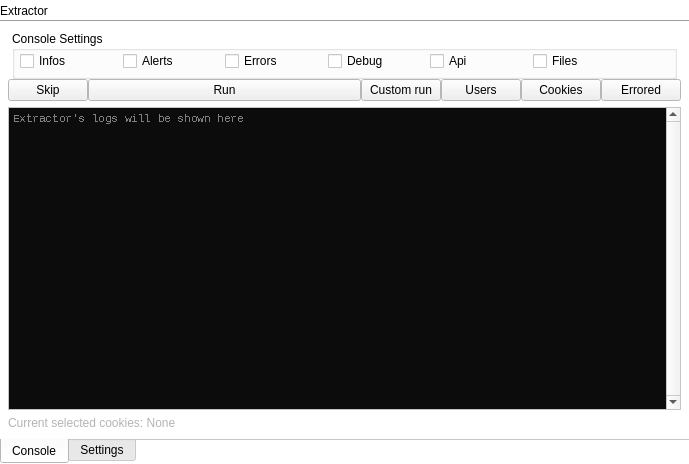
<?xml version="1.0" encoding="UTF-8"?>
<ui version="4.0">
 <class>Extractor</class>
 <widget class="QWidget" name="Extractor">
  <property name="geometry">
   <rect>
    <x>0</x>
    <y>0</y>
    <width>689</width>
    <height>464</height>
   </rect>
  </property>
  <property name="palette">
   <palette>
    <active>
     <colorrole role="Base">
      <brush brushstyle="SolidPattern">
       <color alpha="255">
        <red>255</red>
        <green>255</green>
        <blue>255</blue>
       </color>
      </brush>
     </colorrole>
     <colorrole role="Window">
      <brush brushstyle="SolidPattern">
       <color alpha="255">
        <red>255</red>
        <green>255</green>
        <blue>255</blue>
       </color>
      </brush>
     </colorrole>
    </active>
    <inactive>
     <colorrole role="Base">
      <brush brushstyle="SolidPattern">
       <color alpha="255">
        <red>255</red>
        <green>255</green>
        <blue>255</blue>
       </color>
      </brush>
     </colorrole>
     <colorrole role="Window">
      <brush brushstyle="SolidPattern">
       <color alpha="255">
        <red>255</red>
        <green>255</green>
        <blue>255</blue>
       </color>
      </brush>
     </colorrole>
    </inactive>
    <disabled>
     <colorrole role="Base">
      <brush brushstyle="SolidPattern">
       <color alpha="255">
        <red>255</red>
        <green>255</green>
        <blue>255</blue>
       </color>
      </brush>
     </colorrole>
     <colorrole role="Window">
      <brush brushstyle="SolidPattern">
       <color alpha="255">
        <red>255</red>
        <green>255</green>
        <blue>255</blue>
       </color>
      </brush>
     </colorrole>
    </disabled>
   </palette>
  </property>
  <property name="windowTitle">
   <string>Form</string>
  </property>
  <layout class="QGridLayout" name="gridLayout_4">
   <property name="leftMargin">
    <number>0</number>
   </property>
   <property name="topMargin">
    <number>0</number>
   </property>
   <property name="rightMargin">
    <number>0</number>
   </property>
   <property name="bottomMargin">
    <number>0</number>
   </property>
   <property name="horizontalSpacing">
    <number>4</number>
   </property>
   <property name="verticalSpacing">
    <number>0</number>
   </property>
   <item row="1" column="0">
    <widget class="Line" name="line_2">
     <property name="orientation">
      <enum>Qt::Orientation::Horizontal</enum>
     </property>
    </widget>
   </item>
   <item row="3" column="0">
    <widget class="QTabWidget" name="tabWidget">
     <property name="minimumSize">
      <size>
       <width>480</width>
       <height>300</height>
      </size>
     </property>
     <property name="tabPosition">
      <enum>QTabWidget::TabPosition::South</enum>
     </property>
     <property name="currentIndex">
      <number>0</number>
     </property>
     <property name="elideMode">
      <enum>Qt::TextElideMode::ElideLeft</enum>
     </property>
     <property name="documentMode">
      <bool>true</bool>
     </property>
     <widget class="QWidget" name="tab1">
      <attribute name="icon">
       <iconset theme="QIcon::ThemeIcon::FormatJustifyLeft"/>
      </attribute>
      <attribute name="title">
       <string>Console</string>
      </attribute>
      <layout class="QGridLayout" name="gridLayout_3" rowstretch="0" columnstretch="0" rowminimumheight="0" columnminimumwidth="0">
       <property name="leftMargin">
        <number>0</number>
       </property>
       <property name="topMargin">
        <number>0</number>
       </property>
       <property name="rightMargin">
        <number>0</number>
       </property>
       <property name="bottomMargin">
        <number>0</number>
       </property>
       <property name="spacing">
        <number>0</number>
       </property>
       <item row="0" column="0">
        <layout class="QVBoxLayout" name="verticalLayout">
         <property name="spacing">
          <number>6</number>
         </property>
         <property name="leftMargin">
          <number>8</number>
         </property>
         <property name="topMargin">
          <number>4</number>
         </property>
         <property name="rightMargin">
          <number>8</number>
         </property>
         <property name="bottomMargin">
          <number>8</number>
         </property>
         <item>
          <widget class="QWidget" name="widget_2" native="true">
           <layout class="QVBoxLayout" name="verticalLayout_3">
            <property name="spacing">
             <number>0</number>
            </property>
            <property name="leftMargin">
             <number>0</number>
            </property>
            <property name="topMargin">
             <number>0</number>
            </property>
            <property name="rightMargin">
             <number>0</number>
            </property>
            <property name="bottomMargin">
             <number>0</number>
            </property>
            <item>
             <widget class="QWidget" name="widget_4" native="true">
              <layout class="QHBoxLayout" name="horizontalLayout_3">
               <property name="spacing">
                <number>0</number>
               </property>
               <property name="leftMargin">
                <number>4</number>
               </property>
               <property name="topMargin">
                <number>4</number>
               </property>
               <property name="rightMargin">
                <number>4</number>
               </property>
               <property name="bottomMargin">
                <number>0</number>
               </property>
               <item>
                <widget class="QGroupBox" name="grpbox_tabconsole">
                 <property name="minimumSize">
                  <size>
                   <width>0</width>
                   <height>48</height>
                  </size>
                 </property>
                 <property name="font">
                  <font>
                   <bold>false</bold>
                   <strikeout>false</strikeout>
                  </font>
                 </property>
                 <property name="mouseTracking">
                  <bool>false</bool>
                 </property>
                 <property name="title">
                  <string>Console Settings</string>
                 </property>
                 <property name="alignment">
                  <set>Qt::AlignmentFlag::AlignLeading|Qt::AlignmentFlag::AlignLeft|Qt::AlignmentFlag::AlignTop</set>
                 </property>
                 <property name="flat">
                  <bool>true</bool>
                 </property>
                 <layout class="QHBoxLayout" name="horizontalLayout_4">
                  <property name="spacing">
                   <number>6</number>
                  </property>
                  <property name="leftMargin">
                   <number>5</number>
                  </property>
                  <property name="topMargin">
                   <number>0</number>
                  </property>
                  <property name="rightMargin">
                   <number>5</number>
                  </property>
                  <property name="bottomMargin">
                   <number>5</number>
                  </property>
                  <item>
                   <widget class="QCheckBox" name="cfgui_consoleshowWHITE">
                    <property name="text">
                     <string>Infos</string>
                    </property>
                   </widget>
                  </item>
                  <item>
                   <widget class="QCheckBox" name="cfgui_consoleshowYELLOW">
                    <property name="text">
                     <string>Alerts</string>
                    </property>
                   </widget>
                  </item>
                  <item>
                   <widget class="QCheckBox" name="cfgui_consoleshowRED">
                    <property name="text">
                     <string>Errors</string>
                    </property>
                   </widget>
                  </item>
                  <item>
                   <widget class="QCheckBox" name="cfgui_consoleshowGREY">
                    <property name="text">
                     <string>Debug</string>
                    </property>
                   </widget>
                  </item>
                  <item>
                   <widget class="QCheckBox" name="cfgui_consoleshowOTHER">
                    <property name="text">
                     <string>Api</string>
                    </property>
                   </widget>
                  </item>
                  <item>
                   <widget class="QCheckBox" name="cfgui_consoleshowGREEN">
                    <property name="maximumSize">
                     <size>
                      <width>16777215</width>
                      <height>16777215</height>
                     </size>
                    </property>
                    <property name="text">
                     <string>Files</string>
                    </property>
                   </widget>
                  </item>
                  <item>
                   <spacer name="horizontalSpacer_3">
                    <property name="orientation">
                     <enum>Qt::Orientation::Horizontal</enum>
                    </property>
                    <property name="sizeType">
                     <enum>QSizePolicy::Policy::Maximum</enum>
                    </property>
                    <property name="sizeHint" stdset="0">
                     <size>
                      <width>40</width>
                      <height>20</height>
                     </size>
                    </property>
                   </spacer>
                  </item>
                 </layout>
                </widget>
               </item>
              </layout>
             </widget>
            </item>
            <item>
             <widget class="QWidget" name="widget_3" native="true">
              <property name="sizePolicy">
               <sizepolicy hsizetype="Expanding" vsizetype="Preferred">
                <horstretch>0</horstretch>
                <verstretch>0</verstretch>
               </sizepolicy>
              </property>
              <property name="minimumSize">
               <size>
                <width>128</width>
                <height>0</height>
               </size>
              </property>
              <layout class="QHBoxLayout" name="horizontalLayout">
               <property name="spacing">
                <number>0</number>
               </property>
               <property name="leftMargin">
                <number>0</number>
               </property>
               <property name="topMargin">
                <number>0</number>
               </property>
               <property name="rightMargin">
                <number>0</number>
               </property>
               <property name="bottomMargin">
                <number>0</number>
               </property>
               <item>
                <widget class="QPushButton" name="btn_skipJob">
                 <property name="maximumSize">
                  <size>
                   <width>80</width>
                   <height>16777215</height>
                  </size>
                 </property>
                 <property name="text">
                  <string>Skip</string>
                 </property>
                </widget>
               </item>
               <item>
                <widget class="QPushButton" name="btn_StopRun">
                 <property name="sizePolicy">
                  <sizepolicy hsizetype="Expanding" vsizetype="Fixed">
                   <horstretch>0</horstretch>
                   <verstretch>0</verstretch>
                  </sizepolicy>
                 </property>
                 <property name="text">
                  <string>Run</string>
                 </property>
                </widget>
               </item>
               <item>
                <widget class="QPushButton" name="btn_customRun">
                 <property name="text">
                  <string>Custom run</string>
                 </property>
                </widget>
               </item>
               <item>
                <widget class="QPushButton" name="btn_showUsersTable">
                 <property name="text">
                  <string>Users</string>
                 </property>
                </widget>
               </item>
               <item>
                <widget class="QPushButton" name="btn_showCookiesTable">
                 <property name="text">
                  <string>Cookies</string>
                 </property>
                </widget>
               </item>
               <item>
                <widget class="QPushButton" name="btn_showErrored">
                 <property name="text">
                  <string>Errored</string>
                 </property>
                </widget>
               </item>
              </layout>
             </widget>
            </item>
           </layout>
          </widget>
         </item>
         <item>
          <widget class="QTextEdit" name="theLogPlace">
           <property name="minimumSize">
            <size>
             <width>256</width>
             <height>128</height>
            </size>
           </property>
           <property name="baseSize">
            <size>
             <width>64</width>
             <height>64</height>
            </size>
           </property>
           <property name="palette">
            <palette>
             <active>
              <colorrole role="Text">
               <brush brushstyle="SolidPattern">
                <color alpha="255">
                 <red>204</red>
                 <green>204</green>
                 <blue>204</blue>
                </color>
               </brush>
              </colorrole>
              <colorrole role="Base">
               <brush brushstyle="SolidPattern">
                <color alpha="255">
                 <red>12</red>
                 <green>12</green>
                 <blue>12</blue>
                </color>
               </brush>
              </colorrole>
              <colorrole role="PlaceholderText">
               <brush brushstyle="SolidPattern">
                <color alpha="128">
                 <red>255</red>
                 <green>255</green>
                 <blue>255</blue>
                </color>
               </brush>
              </colorrole>
             </active>
             <inactive>
              <colorrole role="Text">
               <brush brushstyle="SolidPattern">
                <color alpha="255">
                 <red>204</red>
                 <green>204</green>
                 <blue>204</blue>
                </color>
               </brush>
              </colorrole>
              <colorrole role="Base">
               <brush brushstyle="SolidPattern">
                <color alpha="255">
                 <red>12</red>
                 <green>12</green>
                 <blue>12</blue>
                </color>
               </brush>
              </colorrole>
              <colorrole role="PlaceholderText">
               <brush brushstyle="SolidPattern">
                <color alpha="128">
                 <red>255</red>
                 <green>255</green>
                 <blue>255</blue>
                </color>
               </brush>
              </colorrole>
             </inactive>
             <disabled>
              <colorrole role="Text">
               <brush brushstyle="SolidPattern">
                <color alpha="255">
                 <red>120</red>
                 <green>120</green>
                 <blue>120</blue>
                </color>
               </brush>
              </colorrole>
              <colorrole role="Base">
               <brush brushstyle="SolidPattern">
                <color alpha="255">
                 <red>255</red>
                 <green>255</green>
                 <blue>255</blue>
                </color>
               </brush>
              </colorrole>
              <colorrole role="PlaceholderText">
               <brush brushstyle="SolidPattern">
                <color alpha="128">
                 <red>255</red>
                 <green>255</green>
                 <blue>255</blue>
                </color>
               </brush>
              </colorrole>
             </disabled>
            </palette>
           </property>
           <property name="font">
            <font>
             <family>Courier New</family>
             <pointsize>8</pointsize>
             <strikeout>false</strikeout>
             <stylestrategy>NoAntialias</stylestrategy>
            </font>
           </property>
           <property name="verticalScrollBarPolicy">
            <enum>Qt::ScrollBarPolicy::ScrollBarAlwaysOn</enum>
           </property>
           <property name="documentTitle">
            <string/>
           </property>
           <property name="lineWrapMode">
            <enum>QTextEdit::LineWrapMode::NoWrap</enum>
           </property>
           <property name="readOnly">
            <bool>true</bool>
           </property>
           <property name="placeholderText">
            <string>Extractor's logs will be shown here</string>
           </property>
          </widget>
         </item>
         <item>
          <widget class="QLabel" name="label_2">
           <property name="palette">
            <palette>
             <active>
              <colorrole role="WindowText">
               <brush brushstyle="SolidPattern">
                <color alpha="255">
                 <red>180</red>
                 <green>180</green>
                 <blue>180</blue>
                </color>
               </brush>
              </colorrole>
             </active>
             <inactive>
              <colorrole role="WindowText">
               <brush brushstyle="SolidPattern">
                <color alpha="255">
                 <red>180</red>
                 <green>180</green>
                 <blue>180</blue>
                </color>
               </brush>
              </colorrole>
             </inactive>
             <disabled/>
            </palette>
           </property>
           <property name="text">
            <string>Current selected cookies: None</string>
           </property>
          </widget>
         </item>
        </layout>
       </item>
      </layout>
     </widget>
     <widget class="QWidget" name="tab2">
      <attribute name="icon">
       <iconset theme="QIcon::ThemeIcon::DocumentProperties"/>
      </attribute>
      <attribute name="title">
       <string>Settings</string>
      </attribute>
      <layout class="QGridLayout" name="gridLayout">
       <property name="leftMargin">
        <number>0</number>
       </property>
       <property name="topMargin">
        <number>0</number>
       </property>
       <property name="rightMargin">
        <number>0</number>
       </property>
       <property name="bottomMargin">
        <number>0</number>
       </property>
       <property name="spacing">
        <number>0</number>
       </property>
       <item row="0" column="0">
        <layout class="QVBoxLayout" name="settingsTab">
         <property name="spacing">
          <number>0</number>
         </property>
         <property name="leftMargin">
          <number>0</number>
         </property>
         <property name="topMargin">
          <number>0</number>
         </property>
         <property name="rightMargin">
          <number>0</number>
         </property>
         <property name="bottomMargin">
          <number>0</number>
         </property>
         <item>
          <widget class="QScrollArea" name="scrollArea">
           <property name="frameShadow">
            <enum>QFrame::Shadow::Raised</enum>
           </property>
           <property name="widgetResizable">
            <bool>true</bool>
           </property>
           <widget class="QWidget" name="scrollAreaWidgetContents_2">
            <property name="geometry">
             <rect>
              <x>0</x>
              <y>0</y>
              <width>685</width>
              <height>378</height>
             </rect>
            </property>
            <layout class="QHBoxLayout" name="horizontalLayout_2">
             <property name="spacing">
              <number>0</number>
             </property>
             <property name="topMargin">
              <number>7</number>
             </property>
             <property name="rightMargin">
              <number>11</number>
             </property>
             <property name="bottomMargin">
              <number>0</number>
             </property>
             <item>
              <widget class="QGroupBox" name="grpbox_settings">
               <property name="sizePolicy">
                <sizepolicy hsizetype="Minimum" vsizetype="Preferred">
                 <horstretch>0</horstretch>
                 <verstretch>0</verstretch>
                </sizepolicy>
               </property>
               <property name="minimumSize">
                <size>
                 <width>128</width>
                 <height>128</height>
                </size>
               </property>
               <property name="palette">
                <palette>
                 <active>
                  <colorrole role="WindowText">
                   <brush brushstyle="SolidPattern">
                    <color alpha="255">
                     <red>0</red>
                     <green>0</green>
                     <blue>0</blue>
                    </color>
                   </brush>
                  </colorrole>
                  <colorrole role="Button">
                   <brush brushstyle="SolidPattern">
                    <color alpha="255">
                     <red>0</red>
                     <green>0</green>
                     <blue>0</blue>
                    </color>
                   </brush>
                  </colorrole>
                  <colorrole role="Dark">
                   <brush brushstyle="SolidPattern">
                    <color alpha="255">
                     <red>144</red>
                     <green>144</green>
                     <blue>144</blue>
                    </color>
                   </brush>
                  </colorrole>
                  <colorrole role="Text">
                   <brush brushstyle="SolidPattern">
                    <color alpha="255">
                     <red>0</red>
                     <green>0</green>
                     <blue>0</blue>
                    </color>
                   </brush>
                  </colorrole>
                  <colorrole role="ButtonText">
                   <brush brushstyle="SolidPattern">
                    <color alpha="255">
                     <red>0</red>
                     <green>0</green>
                     <blue>0</blue>
                    </color>
                   </brush>
                  </colorrole>
                  <colorrole role="AlternateBase">
                   <brush brushstyle="SolidPattern">
                    <color alpha="255">
                     <red>50</red>
                     <green>50</green>
                     <blue>50</blue>
                    </color>
                   </brush>
                  </colorrole>
                  <colorrole role="PlaceholderText">
                   <brush brushstyle="SolidPattern">
                    <color alpha="128">
                     <red>30</red>
                     <green>30</green>
                     <blue>30</blue>
                    </color>
                   </brush>
                  </colorrole>
                 </active>
                 <inactive>
                  <colorrole role="WindowText">
                   <brush brushstyle="SolidPattern">
                    <color alpha="255">
                     <red>0</red>
                     <green>0</green>
                     <blue>0</blue>
                    </color>
                   </brush>
                  </colorrole>
                  <colorrole role="Button">
                   <brush brushstyle="SolidPattern">
                    <color alpha="255">
                     <red>0</red>
                     <green>0</green>
                     <blue>0</blue>
                    </color>
                   </brush>
                  </colorrole>
                  <colorrole role="Dark">
                   <brush brushstyle="SolidPattern">
                    <color alpha="255">
                     <red>144</red>
                     <green>144</green>
                     <blue>144</blue>
                    </color>
                   </brush>
                  </colorrole>
                  <colorrole role="Text">
                   <brush brushstyle="SolidPattern">
                    <color alpha="255">
                     <red>0</red>
                     <green>0</green>
                     <blue>0</blue>
                    </color>
                   </brush>
                  </colorrole>
                  <colorrole role="ButtonText">
                   <brush brushstyle="SolidPattern">
                    <color alpha="255">
                     <red>0</red>
                     <green>0</green>
                     <blue>0</blue>
                    </color>
                   </brush>
                  </colorrole>
                  <colorrole role="AlternateBase">
                   <brush brushstyle="SolidPattern">
                    <color alpha="255">
                     <red>50</red>
                     <green>50</green>
                     <blue>50</blue>
                    </color>
                   </brush>
                  </colorrole>
                  <colorrole role="PlaceholderText">
                   <brush brushstyle="SolidPattern">
                    <color alpha="128">
                     <red>30</red>
                     <green>30</green>
                     <blue>30</blue>
                    </color>
                   </brush>
                  </colorrole>
                 </inactive>
                 <disabled>
                  <colorrole role="WindowText">
                   <brush brushstyle="SolidPattern">
                    <color alpha="255">
                     <red>144</red>
                     <green>144</green>
                     <blue>144</blue>
                    </color>
                   </brush>
                  </colorrole>
                  <colorrole role="Button">
                   <brush brushstyle="SolidPattern">
                    <color alpha="255">
                     <red>0</red>
                     <green>0</green>
                     <blue>0</blue>
                    </color>
                   </brush>
                  </colorrole>
                  <colorrole role="Dark">
                   <brush brushstyle="SolidPattern">
                    <color alpha="255">
                     <red>144</red>
                     <green>144</green>
                     <blue>144</blue>
                    </color>
                   </brush>
                  </colorrole>
                  <colorrole role="Text">
                   <brush brushstyle="SolidPattern">
                    <color alpha="255">
                     <red>144</red>
                     <green>144</green>
                     <blue>144</blue>
                    </color>
                   </brush>
                  </colorrole>
                  <colorrole role="ButtonText">
                   <brush brushstyle="SolidPattern">
                    <color alpha="255">
                     <red>144</red>
                     <green>144</green>
                     <blue>144</blue>
                    </color>
                   </brush>
                  </colorrole>
                  <colorrole role="AlternateBase">
                   <brush brushstyle="SolidPattern">
                    <color alpha="255">
                     <red>50</red>
                     <green>50</green>
                     <blue>50</blue>
                    </color>
                   </brush>
                  </colorrole>
                  <colorrole role="PlaceholderText">
                   <brush brushstyle="SolidPattern">
                    <color alpha="128">
                     <red>30</red>
                     <green>30</green>
                     <blue>30</blue>
                    </color>
                   </brush>
                  </colorrole>
                 </disabled>
                </palette>
               </property>
               <property name="title">
                <string notr="true">Extractor Settings</string>
               </property>
               <property name="flat">
                <bool>true</bool>
               </property>
               <property name="checkable">
                <bool>true</bool>
               </property>
               <layout class="QFormLayout" name="formLayout">
                <property name="labelAlignment">
                 <set>Qt::AlignmentFlag::AlignRight|Qt::AlignmentFlag::AlignTrailing|Qt::AlignmentFlag::AlignVCenter</set>
                </property>
                <property name="formAlignment">
                 <set>Qt::AlignmentFlag::AlignLeading|Qt::AlignmentFlag::AlignLeft|Qt::AlignmentFlag::AlignTop</set>
                </property>
                <item row="0" column="0">
                 <widget class="QLabel" name="lbl_twitterdestination">
                  <property name="minimumSize">
                   <size>
                    <width>128</width>
                    <height>0</height>
                   </size>
                  </property>
                  <property name="text">
                   <string>Default destination</string>
                  </property>
                  <property name="alignment">
                   <set>Qt::AlignmentFlag::AlignRight|Qt::AlignmentFlag::AlignTrailing|Qt::AlignmentFlag::AlignVCenter</set>
                  </property>
                 </widget>
                </item>
                <item row="0" column="1">
                 <widget class="QWidget" name="widget_5" native="true">
                  <layout class="QHBoxLayout" name="horizontalLayout_5">
                   <property name="spacing">
                    <number>0</number>
                   </property>
                   <property name="leftMargin">
                    <number>0</number>
                   </property>
                   <property name="topMargin">
                    <number>0</number>
                   </property>
                   <property name="rightMargin">
                    <number>0</number>
                   </property>
                   <property name="bottomMargin">
                    <number>0</number>
                   </property>
                   <item>
                    <widget class="QLineEdit" name="cfgui_defaultpath">
                     <property name="toolTip">
                      <string>&lt;html&gt;&lt;head/&gt;&lt;body&gt;&lt;p&gt;The extraction path of users with text 'default' as destination will go in (folder is named with the username). &lt;/p&gt;&lt;p&gt;Useful for archiving many accounts to the same folder&lt;/p&gt;&lt;/body&gt;&lt;/html&gt;</string>
                     </property>
                     <property name="text">
                      <string/>
                     </property>
                     <property name="maxLength">
                      <number>256</number>
                     </property>
                     <property name="readOnly">
                      <bool>false</bool>
                     </property>
                     <property name="placeholderText">
                      <string>Absolute Path</string>
                     </property>
                    </widget>
                   </item>
                   <item>
                    <widget class="QPushButton" name="btn_pathselect">
                     <property name="minimumSize">
                      <size>
                       <width>0</width>
                       <height>24</height>
                      </size>
                     </property>
                     <property name="maximumSize">
                      <size>
                       <width>48</width>
                       <height>16777215</height>
                      </size>
                     </property>
                     <property name="text">
                      <string>...</string>
                     </property>
                    </widget>
                   </item>
                  </layout>
                 </widget>
                </item>
                <item row="1" column="0">
                 <widget class="QLabel" name="lbl_sleep">
                  <property name="minimumSize">
                   <size>
                    <width>128</width>
                    <height>0</height>
                   </size>
                  </property>
                  <property name="text">
                   <string>Sleep</string>
                  </property>
                  <property name="alignment">
                   <set>Qt::AlignmentFlag::AlignRight|Qt::AlignmentFlag::AlignTrailing|Qt::AlignmentFlag::AlignVCenter</set>
                  </property>
                 </widget>
                </item>
                <item row="1" column="1">
                 <widget class="QLineEdit" name="cfgui_sleeptime">
                  <property name="text">
                   <string/>
                  </property>
                  <property name="readOnly">
                   <bool>false</bool>
                  </property>
                  <property name="placeholderText">
                   <string>Integer (Seconds)</string>
                  </property>
                  <property name="clearButtonEnabled">
                   <bool>false</bool>
                  </property>
                 </widget>
                </item>
               </layout>
              </widget>
             </item>
            </layout>
           </widget>
          </widget>
         </item>
         <item>
          <widget class="Line" name="line">
           <property name="orientation">
            <enum>Qt::Orientation::Horizontal</enum>
           </property>
          </widget>
         </item>
         <item>
          <widget class="QWidget" name="widget_6" native="true">
           <property name="minimumSize">
            <size>
             <width>0</width>
             <height>8</height>
            </size>
           </property>
           <layout class="QHBoxLayout" name="_2">
            <property name="topMargin">
             <number>2</number>
            </property>
            <property name="rightMargin">
             <number>2</number>
            </property>
            <property name="bottomMargin">
             <number>4</number>
            </property>
            <item>
             <widget class="QLabel" name="label">
              <property name="palette">
               <palette>
                <active>
                 <colorrole role="WindowText">
                  <brush brushstyle="SolidPattern">
                   <color alpha="255">
                    <red>180</red>
                    <green>180</green>
                    <blue>180</blue>
                   </color>
                  </brush>
                 </colorrole>
                 <colorrole role="Text">
                  <brush brushstyle="SolidPattern">
                   <color alpha="255">
                    <red>143</red>
                    <green>143</green>
                    <blue>143</blue>
                   </color>
                  </brush>
                 </colorrole>
                 <colorrole role="PlaceholderText">
                  <brush brushstyle="NoBrush">
                   <color alpha="128">
                    <red>143</red>
                    <green>143</green>
                    <blue>143</blue>
                   </color>
                  </brush>
                 </colorrole>
                </active>
                <inactive>
                 <colorrole role="WindowText">
                  <brush brushstyle="SolidPattern">
                   <color alpha="255">
                    <red>180</red>
                    <green>180</green>
                    <blue>180</blue>
                   </color>
                  </brush>
                 </colorrole>
                 <colorrole role="Text">
                  <brush brushstyle="SolidPattern">
                   <color alpha="255">
                    <red>143</red>
                    <green>143</green>
                    <blue>143</blue>
                   </color>
                  </brush>
                 </colorrole>
                 <colorrole role="PlaceholderText">
                  <brush brushstyle="NoBrush">
                   <color alpha="128">
                    <red>143</red>
                    <green>143</green>
                    <blue>143</blue>
                   </color>
                  </brush>
                 </colorrole>
                </inactive>
                <disabled>
                 <colorrole role="WindowText">
                  <brush brushstyle="SolidPattern">
                   <color alpha="255">
                    <red>127</red>
                    <green>127</green>
                    <blue>127</blue>
                   </color>
                  </brush>
                 </colorrole>
                 <colorrole role="Text">
                  <brush brushstyle="SolidPattern">
                   <color alpha="255">
                    <red>127</red>
                    <green>127</green>
                    <blue>127</blue>
                   </color>
                  </brush>
                 </colorrole>
                 <colorrole role="PlaceholderText">
                  <brush brushstyle="NoBrush">
                   <color alpha="128">
                    <red>143</red>
                    <green>143</green>
                    <blue>143</blue>
                   </color>
                  </brush>
                 </colorrole>
                </disabled>
               </palette>
              </property>
              <property name="text">
               <string>Settings are applied on extractor restart</string>
              </property>
             </widget>
            </item>
            <item>
             <widget class="QPushButton" name="btn_copyLastCursor">
              <property name="maximumSize">
               <size>
                <width>128</width>
                <height>16777215</height>
               </size>
              </property>
              <property name="text">
               <string>Copy last cursor</string>
              </property>
             </widget>
            </item>
            <item>
             <widget class="QPushButton" name="btn_deleteExtractor">
              <property name="minimumSize">
               <size>
                <width>128</width>
                <height>0</height>
               </size>
              </property>
              <property name="maximumSize">
               <size>
                <width>128</width>
                <height>16777215</height>
               </size>
              </property>
              <property name="text">
               <string>Delete extractor</string>
              </property>
             </widget>
            </item>
           </layout>
          </widget>
         </item>
        </layout>
       </item>
      </layout>
     </widget>
    </widget>
   </item>
   <item row="0" column="0">
    <widget class="QWidget" name="labelContainer" native="true">
     <property name="palette">
      <palette>
       <active>
        <colorrole role="Button">
         <brush brushstyle="SolidPattern">
          <color alpha="255">
           <red>0</red>
           <green>0</green>
           <blue>0</blue>
          </color>
         </brush>
        </colorrole>
        <colorrole role="Light">
         <brush brushstyle="SolidPattern">
          <color alpha="255">
           <red>0</red>
           <green>0</green>
           <blue>0</blue>
          </color>
         </brush>
        </colorrole>
        <colorrole role="Midlight">
         <brush brushstyle="SolidPattern">
          <color alpha="255">
           <red>0</red>
           <green>0</green>
           <blue>0</blue>
          </color>
         </brush>
        </colorrole>
        <colorrole role="BrightText">
         <brush brushstyle="SolidPattern">
          <color alpha="255">
           <red>0</red>
           <green>0</green>
           <blue>0</blue>
          </color>
         </brush>
        </colorrole>
        <colorrole role="Base">
         <brush brushstyle="SolidPattern">
          <color alpha="255">
           <red>0</red>
           <green>0</green>
           <blue>0</blue>
          </color>
         </brush>
        </colorrole>
        <colorrole role="Window">
         <brush brushstyle="SolidPattern">
          <color alpha="255">
           <red>0</red>
           <green>0</green>
           <blue>0</blue>
          </color>
         </brush>
        </colorrole>
        <colorrole role="HighlightedText">
         <brush brushstyle="SolidPattern">
          <color alpha="255">
           <red>0</red>
           <green>0</green>
           <blue>0</blue>
          </color>
         </brush>
        </colorrole>
        <colorrole role="AlternateBase">
         <brush brushstyle="SolidPattern">
          <color alpha="255">
           <red>0</red>
           <green>0</green>
           <blue>0</blue>
          </color>
         </brush>
        </colorrole>
       </active>
       <inactive>
        <colorrole role="Button">
         <brush brushstyle="SolidPattern">
          <color alpha="255">
           <red>0</red>
           <green>0</green>
           <blue>0</blue>
          </color>
         </brush>
        </colorrole>
        <colorrole role="Light">
         <brush brushstyle="SolidPattern">
          <color alpha="255">
           <red>0</red>
           <green>0</green>
           <blue>0</blue>
          </color>
         </brush>
        </colorrole>
        <colorrole role="Midlight">
         <brush brushstyle="SolidPattern">
          <color alpha="255">
           <red>0</red>
           <green>0</green>
           <blue>0</blue>
          </color>
         </brush>
        </colorrole>
        <colorrole role="BrightText">
         <brush brushstyle="SolidPattern">
          <color alpha="255">
           <red>0</red>
           <green>0</green>
           <blue>0</blue>
          </color>
         </brush>
        </colorrole>
        <colorrole role="Base">
         <brush brushstyle="SolidPattern">
          <color alpha="255">
           <red>0</red>
           <green>0</green>
           <blue>0</blue>
          </color>
         </brush>
        </colorrole>
        <colorrole role="Window">
         <brush brushstyle="SolidPattern">
          <color alpha="255">
           <red>0</red>
           <green>0</green>
           <blue>0</blue>
          </color>
         </brush>
        </colorrole>
        <colorrole role="HighlightedText">
         <brush brushstyle="SolidPattern">
          <color alpha="255">
           <red>0</red>
           <green>0</green>
           <blue>0</blue>
          </color>
         </brush>
        </colorrole>
        <colorrole role="AlternateBase">
         <brush brushstyle="SolidPattern">
          <color alpha="255">
           <red>0</red>
           <green>0</green>
           <blue>0</blue>
          </color>
         </brush>
        </colorrole>
       </inactive>
       <disabled>
        <colorrole role="Button">
         <brush brushstyle="SolidPattern">
          <color alpha="255">
           <red>0</red>
           <green>0</green>
           <blue>0</blue>
          </color>
         </brush>
        </colorrole>
        <colorrole role="Light">
         <brush brushstyle="SolidPattern">
          <color alpha="255">
           <red>0</red>
           <green>0</green>
           <blue>0</blue>
          </color>
         </brush>
        </colorrole>
        <colorrole role="Midlight">
         <brush brushstyle="SolidPattern">
          <color alpha="255">
           <red>0</red>
           <green>0</green>
           <blue>0</blue>
          </color>
         </brush>
        </colorrole>
        <colorrole role="BrightText">
         <brush brushstyle="SolidPattern">
          <color alpha="255">
           <red>0</red>
           <green>0</green>
           <blue>0</blue>
          </color>
         </brush>
        </colorrole>
        <colorrole role="Base">
         <brush brushstyle="SolidPattern">
          <color alpha="255">
           <red>0</red>
           <green>0</green>
           <blue>0</blue>
          </color>
         </brush>
        </colorrole>
        <colorrole role="Window">
         <brush brushstyle="SolidPattern">
          <color alpha="255">
           <red>0</red>
           <green>0</green>
           <blue>0</blue>
          </color>
         </brush>
        </colorrole>
        <colorrole role="HighlightedText">
         <brush brushstyle="SolidPattern">
          <color alpha="255">
           <red>0</red>
           <green>0</green>
           <blue>0</blue>
          </color>
         </brush>
        </colorrole>
        <colorrole role="AlternateBase">
         <brush brushstyle="SolidPattern">
          <color alpha="255">
           <red>0</red>
           <green>0</green>
           <blue>0</blue>
          </color>
         </brush>
        </colorrole>
       </disabled>
      </palette>
     </property>
     <layout class="QHBoxLayout" name="horizontalLayout_6">
      <property name="spacing">
       <number>0</number>
      </property>
      <property name="leftMargin">
       <number>0</number>
      </property>
      <property name="topMargin">
       <number>4</number>
      </property>
      <property name="rightMargin">
       <number>0</number>
      </property>
      <property name="bottomMargin">
       <number>2</number>
      </property>
      <item>
       <widget class="QLabel" name="scrollingLabel">
        <property name="sizePolicy">
         <sizepolicy hsizetype="Minimum" vsizetype="Preferred">
          <horstretch>0</horstretch>
          <verstretch>0</verstretch>
         </sizepolicy>
        </property>
        <property name="frameShape">
         <enum>QFrame::Shape::NoFrame</enum>
        </property>
        <property name="frameShadow">
         <enum>QFrame::Shadow::Plain</enum>
        </property>
        <property name="lineWidth">
         <number>0</number>
        </property>
        <property name="text">
         <string>Extractor</string>
        </property>
       </widget>
      </item>
     </layout>
    </widget>
   </item>
  </layout>
 </widget>
 <resources/>
 <connections/>
</ui>
